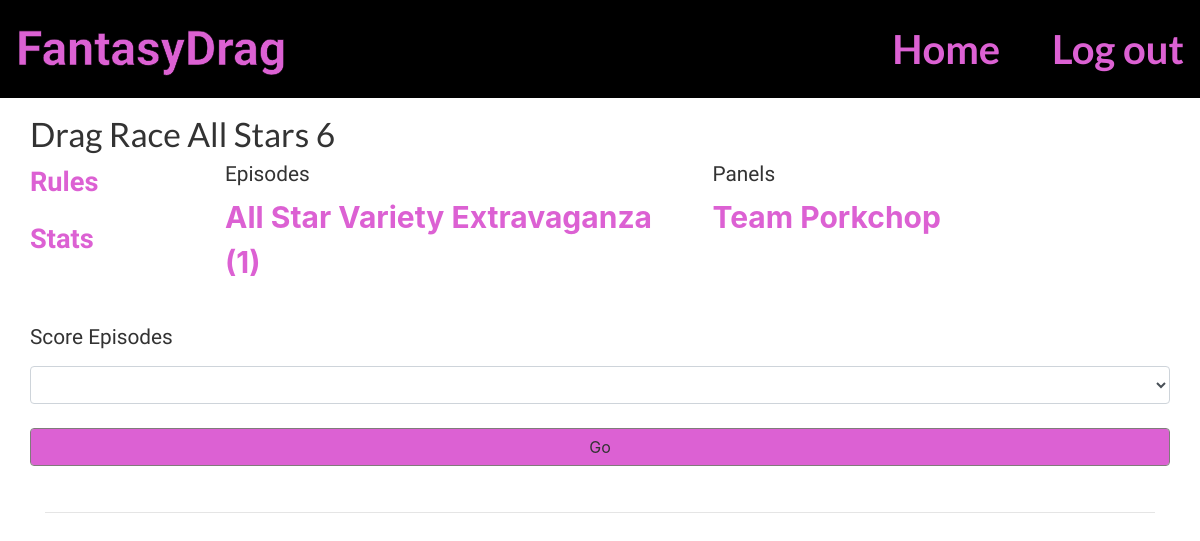
The app's page / (signed in) with its own data.
### fantasydrag/models.py (models this page shows, shortened)
class DragRace(models.Model):
    season = models.IntegerField()
    race_type = models.CharField(
        max_length=25,
        choices=[
            ('standard', 'standard'),
            ('all star', 'all star')
        ]
    )
    queens = models.ManyToManyField(Queen)
    franchise = models.CharField(
        max_length=100,
        choices=[
            ('US', 'US'),
            ('Down Under', 'Down Under'),
            ('UK', 'UK'),
            ('Canada', 'Canada')
        ],
        default='US'
    )
    @property
    def display_name(self):
        display_name_parts = ['Drag Race', ]
        if self.franchise != 'US':
            display_name_parts.append(self.franchise)
        if self.race_type == 'all star':
            display_name_parts.append('All Stars')
        display_name_parts.append('{}'.format(self.season))
        return ' '.join(display_name_parts)
    @property
    def scored_episodes(self):
        return self.episode_set.filter(is_scored=True).all()

class Episode(models.Model):
    drag_race = models.ForeignKey(DragRace, on_delete=models.CASCADE)
    number = models.IntegerField()
    title = models.CharField(max_length=100, blank=True, null=True)
    is_scored = models.BooleanField(default=False)
    class Meta:
        ordering = ('number', )

class Panel(models.Model):
    name = models.CharField(max_length=250, unique=True)
    participants = models.ManyToManyField(Participant)
    captains = models.ManyToManyField(Participant, related_name='panelcaptains')
    drag_race = models.ForeignKey(DragRace, on_delete=models.CASCADE)
    queen_draft_allowance = models.IntegerField(
        default=1,
        help_text='The number of times a Queen can be drafted to a unique player'
    )
    draft_data = models.JSONField(default=dict, blank=True, null=True)
    status = models.CharField(
        max_length=25,
        choices=[
            ('open', 'open'),
            ('in draft', 'in draft'),
            ('active', 'active'),
            ('closed', 'closed'),
        ],
        default='open'
    )

### fantasydrag/views.py (the view)
# urls.py: path('', views.LandingPage.as_view(), name='home'),
class LandingPage(AuthenticatedView):
    def get(self, request, *args, **kwargs):
        template = loader.get_template('pages/dashboard.html')
        all_races = DragRace.objects.all()
        formatted_races = {}
        for drag_race in all_races:
            formatted_races[drag_race] = {'participant_panels': []}
            formatted_races[drag_race]['participant_panels'] = self.participant.panel_set.filter(
                drag_race=drag_race).all()
        self.context.update({
            'drag_races': formatted_races
        })
        return HttpResponse(template.render(self.context, request))

### fantasydrag/views.py (called while the page is built, shortened)
    def setup(self, request, *args, **kwargs):
        super(AuthenticatedView, self).setup(request, *args, **kwargs)
        self.user = request.user
        self.participant = Participant.objects.get(user=self.user)
        self.is_site_admin = self.participant.site_admin
        self.context = {
            'participant': self.participant,
            'is_site_admin': self.is_site_admin
        }

### templates/pages/dashboard.html (shortened to what this page needs)
{% extends 'base.html' %}
{% block page_content %}
	{% for drag_race, data in drag_races.items %}
		<div class="row">
			<div class="col-12">
				<h1>
					{{drag_race.display_name}}
				</h1>
			</div>
			<div class="col-2">
				<p class="marker">
					<a href="{% url 'dragrace_rules' dragrace_id=drag_race.pk %}">Rules</a>
				</p>
				<p class="marker">
					<a href="{% url 'dragrace_stats' dragrace_id=drag_race.pk %}">
					Stats</a>
				</p>
			</div>
			<div class="col">
				<h4 class="marker">Episodes</h4>
				<ul>
				{% for episode in drag_race.scored_episodes %}
				<li><a href="{% url 'episode_detail' episode_id=episode.id %}">{{episode.title}} ({{episode.number}})</a> </li>
				{% endfor %}
				</ul>
			</div>
			<div class="col">
				<h4 class="marker">Panels</h4>
				<ul>
					{% for panel in data.participant_panels %}
						<li>
							<a href="{% url 'panel_stats' panel_id=panel.pk %}">{{panel.name}}</a>
						</li>
					{% endfor %}
				</ul>
			</div>
		</div>
		{% if participant.site_admin %}
			<div class="spacer spacer-medium"></div>
			<div class="row">
				<div class="col">
					<form action="{% url 'set_episode_scores_redirect' dragrace_id=drag_race.pk %}" method="POST">
						<label for="episode"><h4 class="marker">Score Episodes</h4></label>
						<select id="id_episode" name="episode" class="form-control">
							<option>
							</option>
							{% for episode in drag_race.episode_set.all %}
							<option value="{{episode.pk}}">Episode #{{episode.number}}</option>
							{% endfor %}
						</select>
						<div class="spacer spacer-small"></div>
						<input type="submit" value="Go" class="form-control btn btn-primary"/>
					</form>
				</div>
			</div>
		{% endif %}
			<div class="col-12">
				<hr />
			</div>
	{% endfor %}
{% endblock %}

### static/app.css (style rules this page uses)
.marker { font-family: "Rock Salt", sans-serif; }
.marker a { font-size: 1.7rem; }
form label { font-family: "Rock Salt", sans-serif; }
body { font-size: 30px !important; background-color: #ffffff !important; }
body a { color: #dc61d3; font-weight: bold; text-decoration: none; }
.btn { color: #333333; border-color: #807b7b; }
.btn-primary { background-color: #dc61d3; }
ul { list-style-type: none; margin: 0; padding: 0; }
h1, .h1 { color: #333333; font-family: "Lato", sans-serif; font-size: 2.1rem; }
h4, .h4 { color: #333333; font-family: "Lato", sans-serif; font-size: 1.3rem; }
.spacer { display: block; width: 100%; }
.spacer-medium { height: 2.5rem; }
.spacer-small { height: 1.5rem; }

### records on screen
DragRace: display_name "Drag Race All Stars 6"
Episode: title "All Star Variety Extravaganza", number "1"
Panel: name "Team Porkchop"
